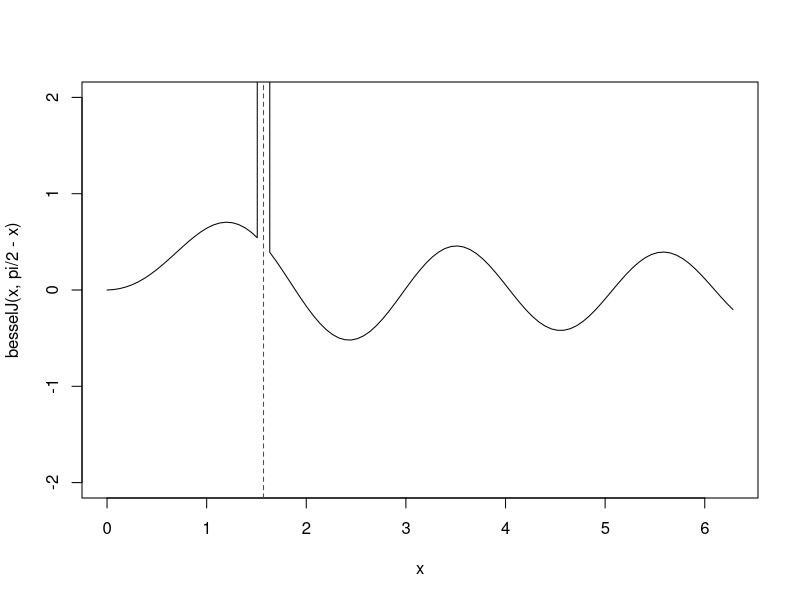
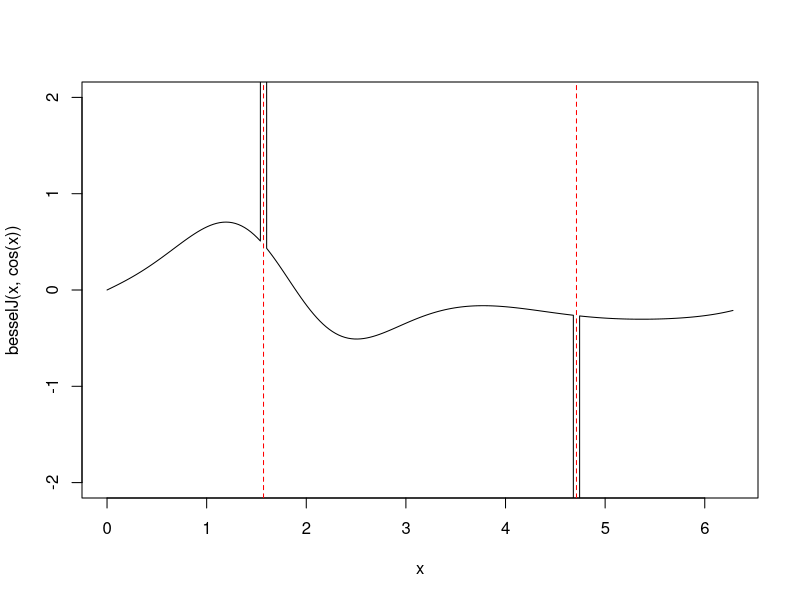

The R script that drew these images, in order: (Note: this script raises an error after producing the figures.)
#########################
##
## Integrals: Trig( EXP )
##
## Leonard Mada


### Unusual Types


#####################

### I( exp(k * cos(x)) ) on [0, pi]
# Maths 505: A surprisingly interesting integral
# https://www.youtube.com/watch?v=81qExKEYzo0
# Note: Series expansion of exp(exp(-1i*x));
# + Contour on half of Unit Circle;
# Pole of order k: Res = 1/k!;

### I( exp(2*cos(x)) )
integrate(\(x) exp(2*cos(x)), 0, pi)
integrate(\(x) exp(2*cos(x)) / 2, -pi, pi)
pi * sum(1 / factorial(seq(0, 15))^2)
pi * besselI(2,0);

### Gen: I( exp(k*cos(x)) )
k = 1/pi;
integrate(\(x) exp(k*cos(x)), 0, pi)
pi * besselI(k,0);

# TODO: closed formula for Bessel?


### Complex:

### I( exp(2i*sin(x)) )
integrate(\(x) Re(exp(2i*sin(x))), 0, pi)
pi * besselJ(2,0);

### Im(...)
integrate(\(x) Im(exp(2i*sin(x))), 0, pi, rel.tol=1E-13)
# TODO


### Gen: I( exp(k*1i * sin(x)) )
k = sqrt(pi);
integrate(\(x) Re(exp(k*1i*sin(x))), 0, pi)
pi * besselJ(k,0)


# Note:
sum(1 / factorial(seq(0, 15))^2);
besselI(2,0)
#
sum((-1)^seq(0, 15) / factorial(seq(0, 15))^2);
besselJ(2,0)


### I( exp(-k * tan(x)) )
# Maths 505: This is WILD!
# https://www.youtube.com/watch?v=LeR2ELsT_bI
# Note: Feynman trick (twice)
# => d2y + dy = I( exp(-k*tan(x)) * (1+tan(x)^2) ) = 1/k;

integrate(\(x) exp(-tan(x)), 0, pi/2, rel.tol=1E-13)
pracma::Ci(1) * sin(1) - pracma::Si(1) * cos(1) + pi/2 * cos(1);

### Gen: I( exp(-k * tan(x)) )
k = 1/3;
integrate(\(x) exp(-k * tan(x)), 0, pi/2, rel.tol=1E-13)
pracma::Ci(k) * sin(k) - pracma::Si(k) * cos(k) + pi/2 * cos(k);


###################

### Bessel Function

### Properties:
besselY(1, 2) - 2*besselY(1, 1) + besselY(1, 0) # == 0
besselY(1, 3) - 4*besselY(1, 2) + besselY(1, 1) # == 0
besselY(1, 4) - 6*besselY(1, 3) + besselY(1, 2) # == 0
#
n = 3/7;
besselY(1, n+1) - 2*n*besselY(1, n) + besselY(1, n-1) # == 0

###
besselY(2, 2) -   besselY(2, 1) + besselY(2, 0) # == 0;
besselY(2, 3) - 2*besselY(2, 2) + besselY(2, 1) # == 0;
besselY(2, 4) - 3*besselY(2, 3) + besselY(2, 2) # == 0;
#
n = 3/7
besselY(2, n+1) - n*besselY(2, n) + besselY(2, n-1) # == 0;

###
besselY(3, 2) - 2/3 * besselY(3, 1) + besselY(3, 0) # == 0
besselY(3, 3) - 4/3 * besselY(3, 2) + besselY(3, 1) # == 0
n = 5/7;
besselY(3, n+1) - 2*n/3 * besselY(3, n) + besselY(3, n-1) # == 0

### Gen:
n = 5/7; x = 4/3;
besselY(x, n+1) - 2*n/x * besselY(x, n) + besselY(x, n-1) # == 0
besselJ(x, n+1) - 2*n/x * besselJ(x, n) + besselJ(x, n-1) # == 0


# using Rmpfr:
# prec = 190; x2 = mpfr(2, prec);
# jn(2, 2) - jn(1, 2) + jn(0, 2)
# jn(3, x2) - jn(2, x2) + jn(0, x2)


### Values

### BesselJ:
besselJ(1, -1/2)
cos(1) / sqrt(pi/2);
#
besselJ(1, 1/2)
sin(1) / sqrt(pi/2);

###
besselJ(2, -1/2)
cos(2) / sqrt(pi);
#
besselJ(2, 1/2)
sin(2) / sqrt(pi);

### Gen: BesselJ(x, +/- 1/2)
x = sqrt(pi);
besselJ(x, -1/2)
cos(x) / sqrt(x*pi/2);
#
besselJ(x, 1/2)
sin(x) / sqrt(x*pi/2);

### BesselI:
x = sqrt(pi-2);
besselI(x, 1/2)
Im(sin(x*1i)) / sqrt(x *pi/2);


### Extension:
x = sqrt(5);
besselJ(x, 3/2)
(sin(x) - x*cos(x)) / sqrt(x^3*pi/2);
#
besselJ(x, -3/2)
- (x*sin(x) + cos(x)) / sqrt(x^3*pi/2);


### BesselY:
x = sqrt(5)
besselY(x, 1/2)
- besselJ(x, -1/2)
#
besselY(x, -1/2)
besselJ(x, 1/2)


### Extension: BesselY
x = sqrt(5);
besselY(x, 3/2)
- (x*sin(x) + cos(x)) / sqrt(x^3*pi/2);
#
besselY(x, -3/2)
- (sin(x) - x*cos(x)) / sqrt(x^3*pi/2);


### Bessel(k * 1i)
k = sqrt(3)
integrate(\(x) Re(cos(k * 1i * sin(x))), 0, pi/2)
pi/2 * besselI(k, 0);


### Errors

###
curve(besselJ(x, pi/2-x), 0, 2*pi, ylim = c(-2,2), n = 101)
abline(v = pi/2, col = "red", lty = 2)

besselJ(pi/2, 0)
# 0.4720012
besselJ(pi/2, 1E-14)
# 0.4720012
besselJ(pi/2, 1E-15)
# 4.720012e+14 # ERROR!

curve(besselJ(x, cos(x)), 0, 2*pi, ylim = c(-2,2), n=201)
abline(v = c(1,3) * pi/2, col = "red", lty = 2)

# Almost all values are affected:
median(besselJ(seq(0,1, by = 1/1024), 1E-15))


##################

### Bessel-Type

### I( cos(sin(x)) )
# Hmath: Интеграл с функцией Бесселя и трюками с рядами
# https://www.youtube.com/watch?v=JF1ikXax5rk
# [in Russian]

###
integrate(\(x) cos(sin(x)), 0, pi/2)
pi * besselJ(1, 0) / 2

### I( cos(k * sin(x)) )
k = sqrt(3)
integrate(\(x) cos(k * sin(x)), 0, pi/2)
pi * besselJ(k, 0) / 2


### I( Bessel )

### I( BesselJ2(sin(x)) )
integrate(\(x) besselJ(sin(x), 2), 0, pi/2, rel.tol=1E-13)
pi/2 * besselJ(1/2, 1)^2;

### Gen: I( BesselJ2(k * sin(x)) )
k = 3^(1/3);
integrate(\(x) besselJ(k*sin(x), 2), 0, pi/2, rel.tol=1E-13)
pi/2 * besselJ(k/2, 1)^2;


### I( Trig * Bessel )

### I( sin(x) * besselJ0(sin(x)) )
integrate(\(x) sin(x) * besselJ(sin(x), 0), 0, pi/2)
sin(1);

### I( sin(x) * besselJ0(2*sin(x)) )
integrate(\(x) sin(x) * besselJ(2*sin(x), 0), 0, pi/2)
sin(2) / 2;

### Gen: I( sin(x) * besselJ0(k*sin(x)) )
k = sqrt(pi);
integrate(\(x) sin(x) * besselJ(k*sin(x), 0), 0, pi/2)
sin(k) / k;


### I( sin(x) * besselJ1(sin(x)) 
integrate(\(x) sin(x) * besselJ(sin(x), 1), 0, pi/2, rel.tol=1E-13)
pi/2 * besselJ(1/2, 0) * besselJ(1/2, 1);

### Gen: I( sin(x) * besselJ1(k*sin(x)) )
k = log(pi);
integrate(\(x) sin(x) * besselJ(k*sin(x), 1), 0, pi/2, rel.tol=1E-13)
pi/2 * besselJ(k/2, 0) * besselJ(k/2, 1);


### I( sin(x) * besselJ2(sin(x)) 
integrate(\(x) sin(x) * besselJ(sin(x), 2), 0, pi/2, rel.tol=1E-13)
2*(1-cos(1)) - sin(1);

### Gen: I( sin(x) * besselJ2(k*sin(x)) )
k = log(pi+1);
integrate(\(x) sin(x) * besselJ(k*sin(x), 2), 0, pi/2, rel.tol=1E-13)
(2 - 2*cos(k) - k*sin(k)) / k^2;


### I( sin(x) * besselY0(sin(x)) )
integrate(\(x) sin(x) * besselY(sin(x), 0), 0, pi/2, rel.tol=1E-13)
(pracma::Ci(1) * sin(1) - pracma::Si(1) * cos(1)) * 2/pi;

### Gen: I( sin(x) * besselY0(k*sin(x)) )
k = 3^(1/pi);
integrate(\(x) sin(x) * besselY(k*sin(x), 0), 0, pi/2, rel.tol=1E-13)
(pracma::Ci(k) * sin(k) - pracma::Si(k) * cos(k)) * 2 / (k*pi);


### I( sin(x) * besselJ0(cos(x)) )
integrate(\(x) sin(x) * besselJ(cos(x), 0), 0, pi/2)
# TODO


### I( sin(x) * besselJ(cos(x), 1) )
integrate(\(x) sin(x) * besselJ(cos(x), 1), 0, pi/2)
1 - besselJ(1, 0);

### I( sin(x) * besselJ(cos(x), 2) )
integrate(\(x) sin(x) * besselJ(cos(x), 2), 0, pi/2)
integrate(\(x) sin(x) * besselJ(cos(x), 0), 0, pi/2)$value +
	- 2*besselJ(1, 1);


#########################

### I( exp(2*exp(x*1i)) )
integrate(\(x) Re(exp(2*exp(x*1i))), 0, pi)
pi

integrate(\(x) Im(exp(2*exp(x*1i))), 0, pi)
# TODO: ?

integrate(\(x) {
	x = mpfr(x, 240);
	y = exp(2*cos(x)) * sin(2*sin(x));
	as.numeric(y); }, 0, pi, rel.tol=1E-8)


######################

### I( exp(sin(2*x)/2) * cos(cos(x)^2) )
# Maths 505: A (literally) complex integral
# https://www.youtube.com/watch?v=4I6UgSwWkIA
# (intermediate transformation)

integrate(\(x) exp(sin(2*x)/2) * cos(cos(x)^2), 0, pi)
pi * cos(1/2)


############

### I( cos(x + sin(x)) * exp(cos(x)) / (x^2 + 1) )
# Hmath: Интегральный этюд с комплексным сюжетом
# [in Russian]
# => Re(exp(exp(1i*x)) * exp(1i*x))
# => sum( cos((n+1)*x) / (x^2+1) / n! );

integrate(\(x) cos(x + sin(x)) * exp(cos(x)) / (x^2 + 1), 0, Inf,
	subdivisions = 8000, rel.tol=1E-6)
exp(exp(-1) - 1) * pi/2;

# Derivation:
sapply(0:30, \(n) integrate(\(x, n) cos((n+1)*x) / (x^2 + 1) / gamma(n+1),
	0, Inf, n=n, subdivisions = 8000, rel.tol=1E-5)$value) |> sum();

# Var: sin
sapply(0:30, \(n) integrate(\(x, n) sin((n+1)*x) / (x^2 + 1) / gamma(n+1),
	0, Inf, n=n, subdivisions = 8000, rel.tol=1E-5)$value) |> sum();
# TODO


### I( Trig( x + sin(2*x) ) * exp(cos(2*x)) / Trig(x) )
# Maths 505: This wacky integral has a beautiful result
# https://www.youtube.com/watch?v=a2ZPqB2Syfo
# Note: series expansion + Dirichlet kernel;

### sin(...)
integrate(\(x) sin(x + sin(2*x)) * exp(cos(2*x)) / sin(x), 0, pi/2)
integrate(\(x) Im(exp(1i*x + exp(2i*x))) / sin(x), 0, pi/2)
pi/2 * exp(1)


### cos(...)
integrate(\(x) cos(x + sin(2*x)) * exp(cos(2*x)) / cos(x), 0, pi/2)
pi/2 * exp(-1)


### Dirichlet kernel:
k = 7; x = sqrt(5)
sin((2*k+1)*x) / sin(x) # ==
2*sum(cos(2*seq(k)*x)) + 1;
